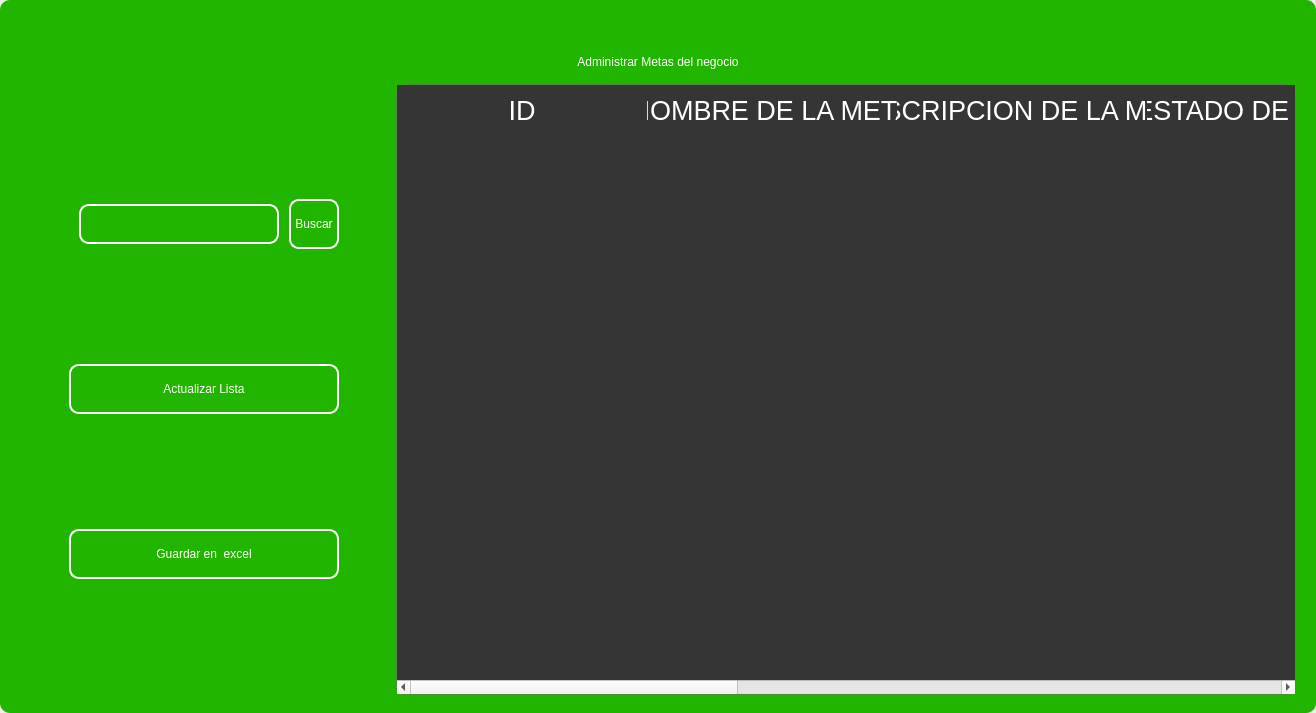
<?xml version="1.0" encoding="UTF-8"?>
<ui version="4.0">
 <class>MainWindow</class>
 <widget class="QMainWindow" name="MainWindow">
  <property name="geometry">
   <rect>
    <x>0</x>
    <y>0</y>
    <width>1316</width>
    <height>713</height>
   </rect>
  </property>
  <property name="windowTitle">
   <string>MainWindow</string>
  </property>
  <property name="styleSheet">
   <string notr="true"/>
  </property>
  <widget class="QWidget" name="centralwidget">
   <property name="styleSheet">
    <string notr="true"/>
   </property>
   <layout class="QVBoxLayout" name="verticalLayout">
    <property name="spacing">
     <number>0</number>
    </property>
    <property name="leftMargin">
     <number>0</number>
    </property>
    <property name="topMargin">
     <number>0</number>
    </property>
    <property name="rightMargin">
     <number>0</number>
    </property>
    <property name="bottomMargin">
     <number>0</number>
    </property>
    <item>
     <widget class="QFrame" name="frame">
      <property name="enabled">
       <bool>true</bool>
      </property>
      <property name="styleSheet">
       <string notr="true">
QFrame {
border-radius:10px;
background-color: rgb(33, 181, 0);
 }
</string>
      </property>
      <property name="frameShape">
       <enum>QFrame::StyledPanel</enum>
      </property>
      <property name="frameShadow">
       <enum>QFrame::Raised</enum>
      </property>
      <layout class="QVBoxLayout" name="verticalLayout_2">
       <item>
        <widget class="QFrame" name="frame_superior">
         <property name="minimumSize">
          <size>
           <width>0</width>
           <height>40</height>
          </size>
         </property>
         <property name="maximumSize">
          <size>
           <width>16777215</width>
           <height>40</height>
          </size>
         </property>
         <property name="styleSheet">
          <string notr="true">QPushButton{
border-radius:18px;
}

QPushButton:hover{
	background-color: rgb(0, 0, 0);
}
</string>
         </property>
         <property name="frameShape">
          <enum>QFrame::StyledPanel</enum>
         </property>
         <property name="frameShadow">
          <enum>QFrame::Raised</enum>
         </property>
         <layout class="QHBoxLayout" name="horizontalLayout_3">
          <property name="spacing">
           <number>4</number>
          </property>
          <property name="leftMargin">
           <number>0</number>
          </property>
          <property name="topMargin">
           <number>0</number>
          </property>
          <property name="rightMargin">
           <number>0</number>
          </property>
          <property name="bottomMargin">
           <number>0</number>
          </property>
          <item>
           <widget class="QPushButton" name="btn_icon">
            <property name="text">
             <string/>
            </property>
            <property name="iconSize">
             <size>
              <width>40</width>
              <height>40</height>
             </size>
            </property>
           </widget>
          </item>
          <item>
           <spacer name="horizontalSpacer_2">
            <property name="orientation">
             <enum>Qt::Horizontal</enum>
            </property>
            <property name="sizeHint" stdset="0">
             <size>
              <width>443</width>
              <height>20</height>
             </size>
            </property>
           </spacer>
          </item>
          <item>
           <widget class="QPushButton" name="btn_exit">
            <property name="minimumSize">
             <size>
              <width>38</width>
              <height>38</height>
             </size>
            </property>
            <property name="maximumSize">
             <size>
              <width>38</width>
              <height>38</height>
             </size>
            </property>
            <property name="text">
             <string/>
            </property>
            <property name="iconSize">
             <size>
              <width>35</width>
              <height>35</height>
             </size>
            </property>
           </widget>
          </item>
          <item>
           <widget class="QPushButton" name="bt_minimizar">
            <property name="minimumSize">
             <size>
              <width>38</width>
              <height>38</height>
             </size>
            </property>
            <property name="maximumSize">
             <size>
              <width>38</width>
              <height>38</height>
             </size>
            </property>
            <property name="cursor">
             <cursorShape>PointingHandCursor</cursorShape>
            </property>
            <property name="text">
             <string/>
            </property>
            <property name="icon">
             <iconset>
              <normaloff>image/minus.svg</normaloff>image/minus.svg</iconset>
            </property>
            <property name="iconSize">
             <size>
              <width>38</width>
              <height>38</height>
             </size>
            </property>
           </widget>
          </item>
          <item>
           <widget class="QPushButton" name="bt_maximizar">
            <property name="minimumSize">
             <size>
              <width>38</width>
              <height>38</height>
             </size>
            </property>
            <property name="maximumSize">
             <size>
              <width>38</width>
              <height>38</height>
             </size>
            </property>
            <property name="cursor">
             <cursorShape>PointingHandCursor</cursorShape>
            </property>
            <property name="text">
             <string/>
            </property>
            <property name="icon">
             <iconset>
              <normaloff>image/chevron-up.svg</normaloff>image/chevron-up.svg</iconset>
            </property>
            <property name="iconSize">
             <size>
              <width>38</width>
              <height>38</height>
             </size>
            </property>
           </widget>
          </item>
          <item>
           <widget class="QPushButton" name="bt_restaurar">
            <property name="minimumSize">
             <size>
              <width>38</width>
              <height>38</height>
             </size>
            </property>
            <property name="maximumSize">
             <size>
              <width>38</width>
              <height>38</height>
             </size>
            </property>
            <property name="cursor">
             <cursorShape>PointingHandCursor</cursorShape>
            </property>
            <property name="text">
             <string/>
            </property>
            <property name="icon">
             <iconset>
              <normaloff>image/chevron-down.svg</normaloff>image/chevron-down.svg</iconset>
            </property>
            <property name="iconSize">
             <size>
              <width>38</width>
              <height>38</height>
             </size>
            </property>
           </widget>
          </item>
          <item>
           <widget class="QPushButton" name="bt_cerrar">
            <property name="minimumSize">
             <size>
              <width>38</width>
              <height>38</height>
             </size>
            </property>
            <property name="maximumSize">
             <size>
              <width>38</width>
              <height>38</height>
             </size>
            </property>
            <property name="cursor">
             <cursorShape>PointingHandCursor</cursorShape>
            </property>
            <property name="text">
             <string/>
            </property>
            <property name="icon">
             <iconset>
              <normaloff>image/x.svg</normaloff>image/x.svg</iconset>
            </property>
            <property name="iconSize">
             <size>
              <width>38</width>
              <height>38</height>
             </size>
            </property>
           </widget>
          </item>
         </layout>
        </widget>
       </item>
       <item>
        <widget class="QLabel" name="label">
         <property name="styleSheet">
          <string notr="true">font: 30pt &quot;MS Shell Dlg 2&quot;;
color: rgb(255, 255, 255);</string>
         </property>
         <property name="text">
          <string>Administrar Metas del negocio</string>
         </property>
         <property name="alignment">
          <set>Qt::AlignCenter</set>
         </property>
        </widget>
       </item>
       <item>
        <widget class="QFrame" name="frame_3">
         <property name="minimumSize">
          <size>
           <width>0</width>
           <height>0</height>
          </size>
         </property>
         <property name="frameShape">
          <enum>QFrame::StyledPanel</enum>
         </property>
         <property name="frameShadow">
          <enum>QFrame::Raised</enum>
         </property>
         <layout class="QHBoxLayout" name="horizontalLayout_4">
          <property name="leftMargin">
           <number>9</number>
          </property>
          <property name="topMargin">
           <number>9</number>
          </property>
          <property name="rightMargin">
           <number>9</number>
          </property>
          <item>
           <layout class="QVBoxLayout" name="verticalLayout_4">
            <property name="spacing">
             <number>50</number>
            </property>
            <property name="sizeConstraint">
             <enum>QLayout::SetDefaultConstraint</enum>
            </property>
            <property name="leftMargin">
             <number>50</number>
            </property>
            <property name="topMargin">
             <number>50</number>
            </property>
            <property name="rightMargin">
             <number>50</number>
            </property>
            <property name="bottomMargin">
             <number>50</number>
            </property>
            <item>
             <layout class="QHBoxLayout" name="horizontalLayout">
              <property name="spacing">
               <number>10</number>
              </property>
              <property name="leftMargin">
               <number>10</number>
              </property>
              <property name="topMargin">
               <number>0</number>
              </property>
              <property name="bottomMargin">
               <number>0</number>
              </property>
              <item>
               <widget class="QLineEdit" name="searchtxt">
                <property name="minimumSize">
                 <size>
                  <width>200</width>
                  <height>25</height>
                 </size>
                </property>
                <property name="maximumSize">
                 <size>
                  <width>150</width>
                  <height>40</height>
                 </size>
                </property>
                <property name="styleSheet">
                 <string notr="true">QLabel {
	color: rgb(255, 255, 254);
	font: 12pt &quot;Arial&quot;;
	background-color: rgba(0, 0, 0,0);
}

QTextEdit{
background-color: rgba(0, 0, 0,0);
border-radius:10px; 
font: 12pt &quot;Arial&quot;;
color: rgb(255, 255, 254);
border: 2px solid  rgb(255, 255, 255);

}

QTextEdit:hover{
background-color: rgba(0, 0, 0,0);
border-radius:10px; 
font: 12pt &quot;Arial&quot;;
border: 2px solid  rgb(120, 0, 171);
}

QTextEdit:focus{
background-color: rgb(0, 0, 0);
border-radius:10px; 
font: 12pt &quot;Arial&quot;;
border: 2px solid rgb(120, 0, 171);
}

QLineEdit{
background-color: rgba(0, 0, 0,0);
border-radius:10px; 
font: 12pt &quot;Arial&quot;;
color: rgb(255, 255, 254);
border: 2px solid  rgb(255, 255, 255);

}

QLineEdit:hover{
background-color: rgba(0, 0, 0,0);
border-radius:10px; 
font: 12pt &quot;Arial&quot;;
border: 2px solid  rgb(120, 0, 171);
}

QLineEdit:focus{
background-color: rgb(0, 0, 0);
border-radius:10px; 
font: 12pt &quot;Arial&quot;;
border: 2px solid rgb(120, 0, 171);
}

QCheckBox{
	font: 12pt &quot;Arial&quot;;
	color: rgb(255, 255, 255);
}

QCheckBox::indicator {
    width: 18px;
    height:18px;
}

QCheckBox::indicator:unchecked {
   background-image: url(image/square.svg);
}

QCheckBox::indicator:checked {
   background-image: url(image/check-square.svg);
}

QPushButton{
border-radius:10px; 
font: 12pt &quot;Arial&quot;;
color: rgb(255, 255, 254);
border: 2px solid #ffffff;
}

QPushButton:hover{
border-radius:10px; 
font: 12pt &quot;Arial&quot;;
color: rgb(255, 255, 255);
border: 2px solid rgb(120, 0, 171);
	background-color: rgb(120, 0, 171);
}
</string>
                </property>
               </widget>
              </item>
              <item>
               <widget class="QPushButton" name="btn_search">
                <property name="sizePolicy">
                 <sizepolicy hsizetype="Minimum" vsizetype="Fixed">
                  <horstretch>0</horstretch>
                  <verstretch>0</verstretch>
                 </sizepolicy>
                </property>
                <property name="minimumSize">
                 <size>
                  <width>0</width>
                  <height>15</height>
                 </size>
                </property>
                <property name="maximumSize">
                 <size>
                  <width>100</width>
                  <height>50</height>
                 </size>
                </property>
                <property name="cursor">
                 <cursorShape>PointingHandCursor</cursorShape>
                </property>
                <property name="styleSheet">
                 <string notr="true">QPushButton{
border-radius:10px; 
font: 12pt &quot;Arial&quot;;
color: rgb(255, 255, 254);
border: 2px solid #ffffff;
}

QPushButton:hover{
border-radius:10px; 
font: 12pt &quot;Arial&quot;;
color: rgb(255, 255, 255);
border: 2px solid rgb(120, 0, 171);
	background-color: rgb(120, 0, 171);
}</string>
                </property>
                <property name="text">
                 <string>Buscar</string>
                </property>
               </widget>
              </item>
             </layout>
            </item>
            <item>
             <widget class="QPushButton" name="btn_get">
              <property name="minimumSize">
               <size>
                <width>50</width>
                <height>40</height>
               </size>
              </property>
              <property name="maximumSize">
               <size>
                <width>300</width>
                <height>50</height>
               </size>
              </property>
              <property name="cursor">
               <cursorShape>PointingHandCursor</cursorShape>
              </property>
              <property name="styleSheet">
               <string notr="true">QPushButton{
border-radius:10px; 
font: 12pt &quot;Arial&quot;;
color: rgb(255, 255, 254);
border: 2px solid #ffffff;
}

QPushButton:hover{
border-radius:10px; 
font: 12pt &quot;Arial&quot;;
color: rgb(255, 255, 255);
border: 2px solid rgb(120, 0, 171);
	background-color: rgb(120, 0, 171);
}</string>
              </property>
              <property name="text">
               <string>Actualizar Lista</string>
              </property>
              <property name="iconSize">
               <size>
                <width>35</width>
                <height>35</height>
               </size>
              </property>
             </widget>
            </item>
            <item>
             <widget class="QPushButton" name="btn_excel">
              <property name="minimumSize">
               <size>
                <width>10</width>
                <height>40</height>
               </size>
              </property>
              <property name="maximumSize">
               <size>
                <width>300</width>
                <height>50</height>
               </size>
              </property>
              <property name="cursor">
               <cursorShape>PointingHandCursor</cursorShape>
              </property>
              <property name="styleSheet">
               <string notr="true">QPushButton{
border-radius:10px; 
font: 12pt &quot;Arial&quot;;
color: rgb(255, 255, 254);
border: 2px solid #ffffff;
}

QPushButton:hover{
border-radius:10px; 
font: 12pt &quot;Arial&quot;;
color: rgb(255, 255, 255);
border: 2px solid rgb(120, 0, 171);
	background-color: rgb(120, 0, 171);
}</string>
              </property>
              <property name="text">
               <string>Guardar en  excel</string>
              </property>
              <property name="iconSize">
               <size>
                <width>35</width>
                <height>35</height>
               </size>
              </property>
             </widget>
            </item>
           </layout>
          </item>
          <item>
           <widget class="QTableWidget" name="table_goal">
            <property name="minimumSize">
             <size>
              <width>900</width>
              <height>0</height>
             </size>
            </property>
            <property name="maximumSize">
             <size>
              <width>700</width>
              <height>16777215</height>
             </size>
            </property>
            <property name="styleSheet">
             <string notr="true">QTableView {

	border: 1px solid rgba(255,255,255,40);
	border-bottom-right-radius: 7px; 
	border-bottom-left-radius: 7px; 
	color: white;
	font: 15pt &quot;MS Shell Dlg 2&quot;;
	background-color: rgb(53, 53, 53);
}

QHeaderView::section {
background-color: rgb(53, 53, 53);
color: white;
border: none;
height: 50px;
font-size: 20pt;
}

QTableView::item {
    border-style: none;
    border-bottom: 1px solid rgba(255,255,255,50);
    padding-left: auto;
    padding-right: auto;
}

QTableView::item:selected{
	border: none;
	color: rgb(255, 255, 255);
    background-color: rgba(255, 255, 255, 50);
}
</string>
            </property>
            <property name="lineWidth">
             <number>1</number>
            </property>
            <property name="editTriggers">
             <set>QAbstractItemView::NoEditTriggers</set>
            </property>
            <attribute name="horizontalHeaderDefaultSectionSize">
             <number>250</number>
            </attribute>
            <column>
             <property name="text">
              <string>ID</string>
             </property>
            </column>
            <column>
             <property name="text">
              <string>NOMBRE DE LA META</string>
             </property>
            </column>
            <column>
             <property name="text">
              <string>DESCRIPCION DE LA META</string>
             </property>
            </column>
            <column>
             <property name="text">
              <string>ESTADO DE LA META</string>
             </property>
            </column>
            <column>
             <property name="text">
              <string>FECHA DE INICIO</string>
             </property>
            </column>
            <column>
             <property name="text">
              <string>FECHA DE TERMINO</string>
             </property>
            </column>
            <column>
             <property name="text">
              <string>ID DE LA EMPRESA</string>
             </property>
            </column>
            <column>
             <property name="text">
              <string>NOMBRE DEL NEGOCIO</string>
             </property>
            </column>
           </widget>
          </item>
         </layout>
        </widget>
       </item>
      </layout>
     </widget>
    </item>
   </layout>
  </widget>
 </widget>
 <resources/>
 <connections/>
</ui>
